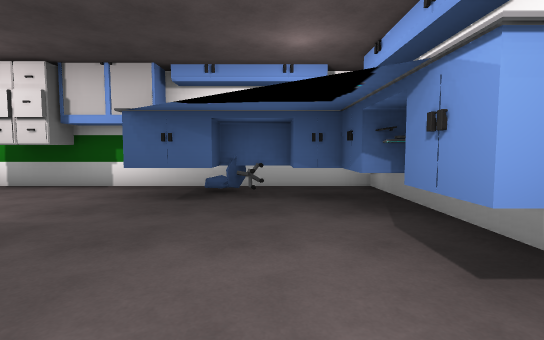
[1] (above)

24 first-person views from a walk through a Unity game level. The camera is 1.3 m above the floor, tilts 4° down and sees 85° across. The floor is counted in squares, 2 m on a side. Each view is taken from the middle of a square. On the plan, view 1 faces up. The plan holds only what a view shows up to about 9 squares ahead; the rest is blank. The place goes on beyond the plan. The player character is not drawn. Door leaves are left out, so doorways stand open.

[2]
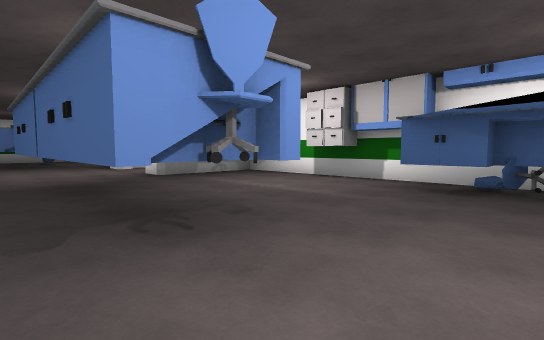

[3]
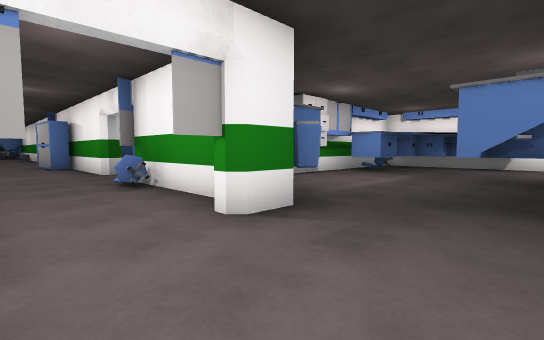

[4]
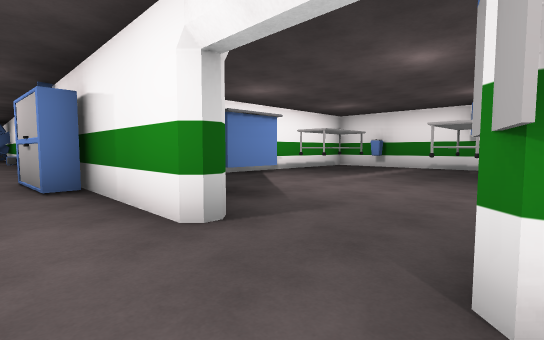

[5]
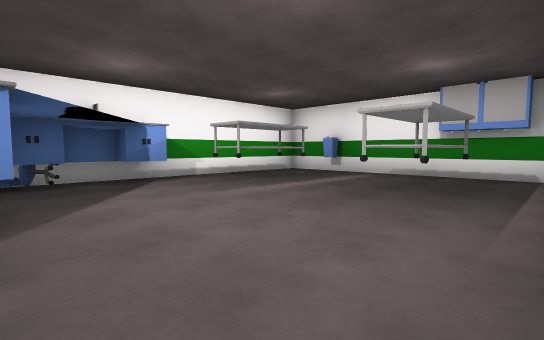

[6]
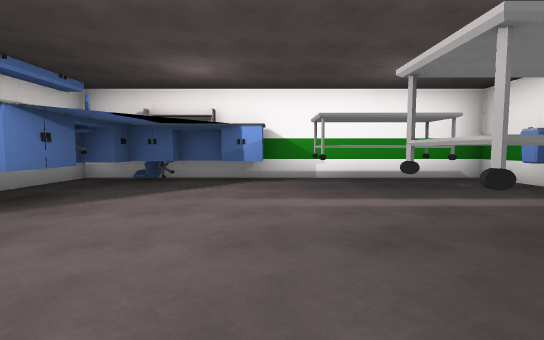

[7]
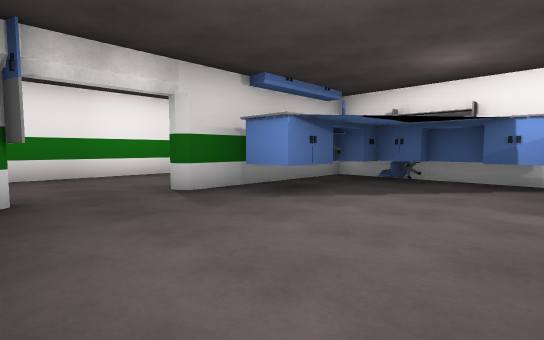

[8]
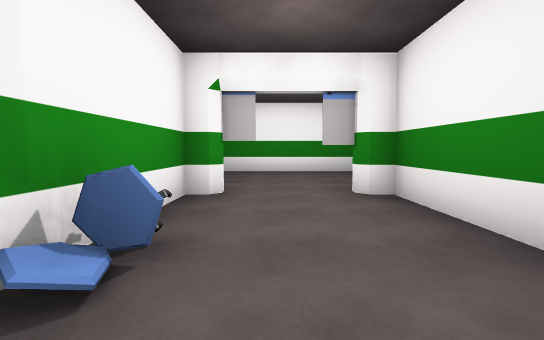

[9]
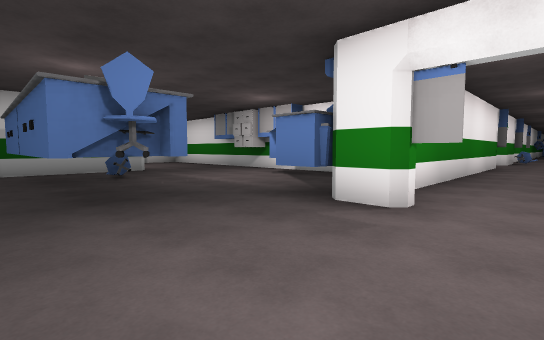

[10]
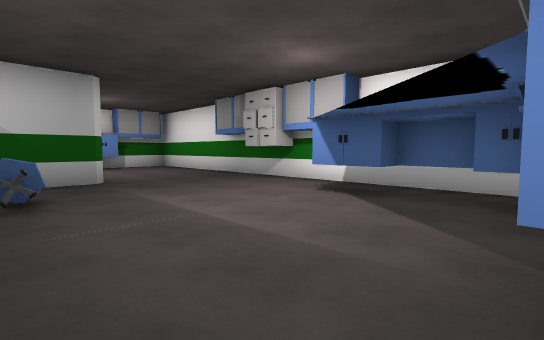

[11]
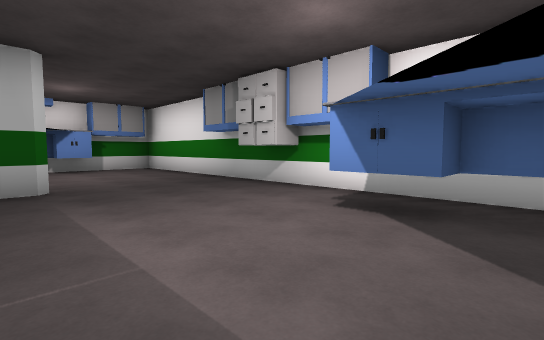

[12]
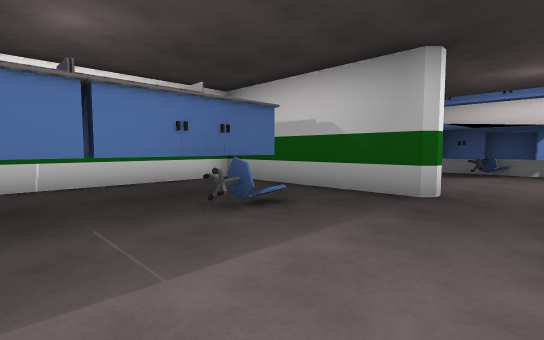

[13]
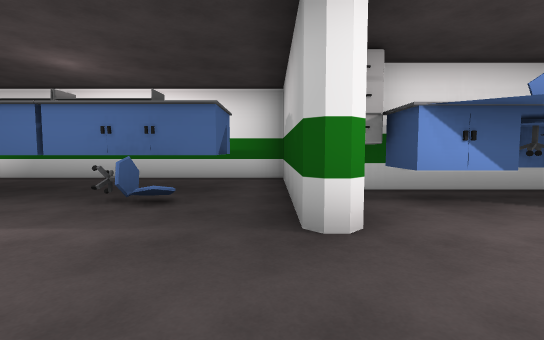

[14]
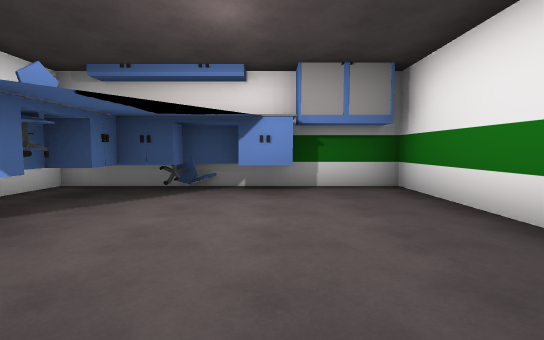

[15]
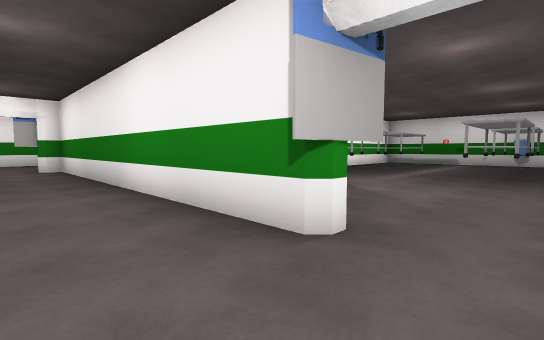

[16]
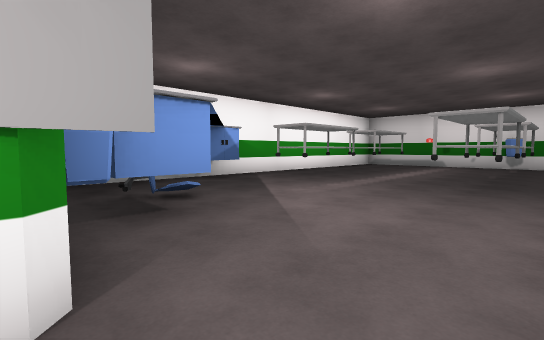

[17]
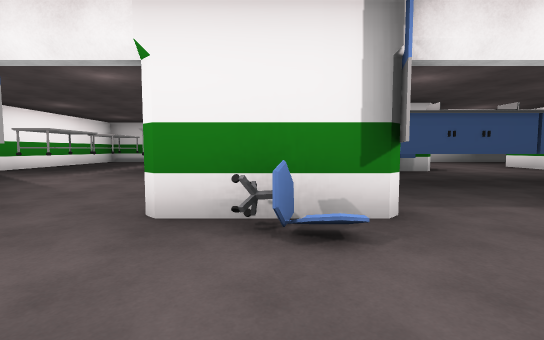

[18]
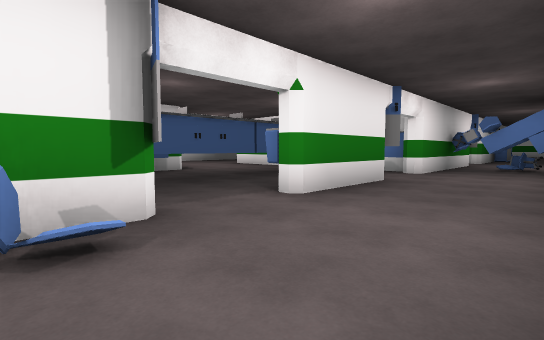

[19]
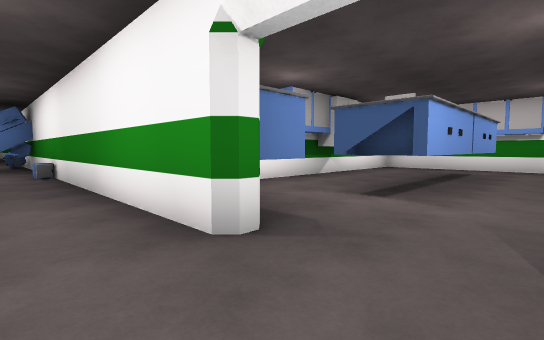

[20]
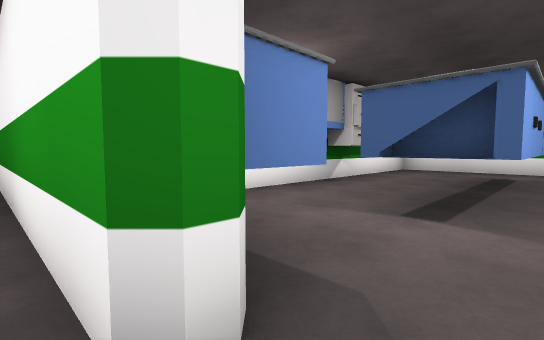

[21]
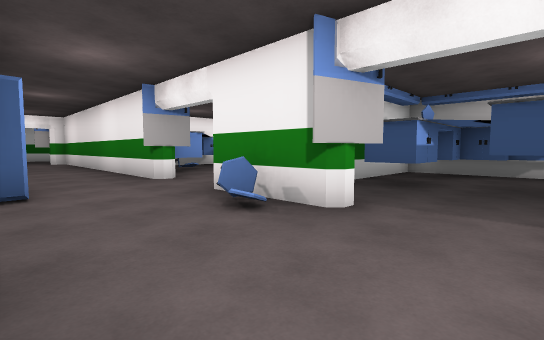

[22]
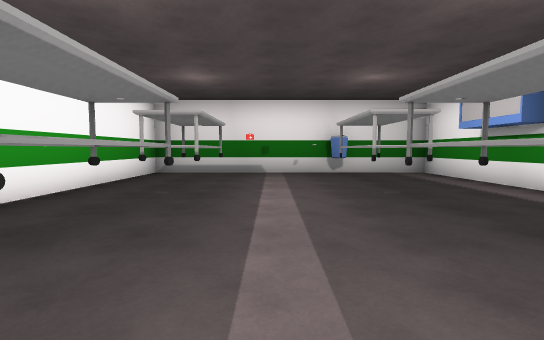

[23]
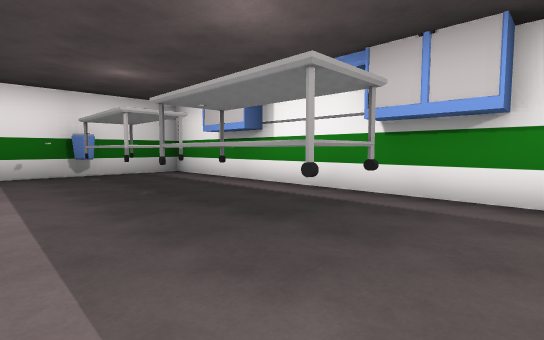

[24]
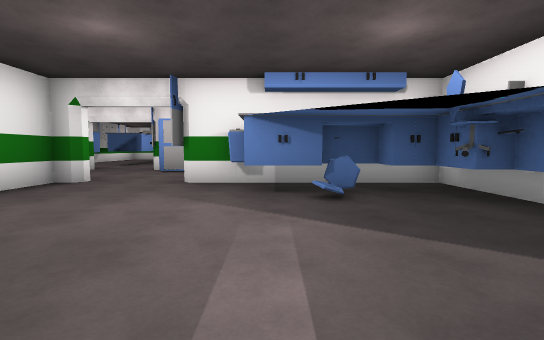

### Floor plan
Points are (right, up) in squares from view 1. A wall is a line through its corners. A room is listed if a view was taken in it or the views show most of it. See-through windows are left out.
Room 1 (views 1, 2, 3, 4, 5, 6, 7, 8, 9)
walls: (-4.4, 5.3) (-5.5, 5.3); (-7.7, 3.4) (-7.7, 6.1); (-8.1, 6.1) (-7.1, 6.4) (-8, 6.1); (-7.5, 2.3) (-8.1, 2.3); (-7.7, 8.4) (-7.7, 9.6); (-8.9, 2.5) (-8.2, 2.5) (-8.8, 2.5); (-10.4, 2.5) (-9.8, 2.5) (-10.2, 2.5); (-10.4, 2.3) (-11.1, 2.3); (1.8, 0.5) (1.8, 12.7) (-7.2, 12.7) (-7.2, 8.4); (-10.8, 9.4) (-10.8, 2.8) (-10.4, 2.8); (-12.4, -1.7) (-7.5, -1.7)
low walls: (-7.2, 4.5) (-7.2, 3.4)
ways out: opening at (-11.7, 0) to room 2; opening at (-9, 9) to room 3; open door at (-7.5, 8)
objects: other object (-12, 0); chair (-8, 5); bin (-7, 2); other object (-7, 3); other object (-6, 0); other object (-6, 5); other object (-6, 9) to (-6, 10); other object (-6, 12); table (-5, 0) to (-4, 0); chair (-5, 12); cabinet (-4, 5); other object (-4, 12); table (-3, 0); cabinet (-3, 5); chair (-2, 0); other object (-2, 4) to (1, 5); other object (-2, 8) to (0, 8); other object (-2, 11) to (0, 11); chair (0, 4); other object (1, 2); bin (1, 11)
Room 2 (views 10, 11, 12, 13, 14, 16, 22, 23, 24)
walls: (-16.8, 14.8) (-13.8, 14.8); (-15.1, 14.3) (-16.5, 14.3); (-20.1, 14.3) (-23.2, 14.3) (-23.2, 12.4); (-11.5, 11.9) (-10.4, 11.7); (-15.4, 6.3) (-23.2, 6.3); (-11.2, 14.3) (-12.5, 14.3); (-23.2, 8.6) (-23.2, 0.3) (-19.4, 0.3); (-11.5, 16.5) (-10.4, 16.1); (-11.3, 6.8) (-11.3, 11.8); (-23.2, 6.8) (-15.6, 6.8); (-18.3, 2.6) (-18.3, -1.7) (-12.4, -1.7)
low walls: (-16.8, 17.6) (-16.8, 14.8); (-12.6, 6.8) (-11.3, 6.8); (-16.8, 19.6) (-16.8, 18.8)
ways out: opening at (-11.7, 0) to room 1; opening at (-11, 12.5) to room 3; opening at (-11, 17) to room 3; open door at (-11, 14) to room 3; open door at (-11, 18) to room 3
objects: chair (-23, 2); bin (-23, 12); other object (-22, 1); other object (-21, 8) to (-20, 9); other object (-21, 12) to (-20, 12); other object (-20, 1); cabinet (-19, 1); other object (-19, 14) to (-17, 15); other object (-18, 8) to (-16, 9); other object (-18, 12) to (-16, 12); table (-17, 0) to (-15, 0); chair (-16, 1); other object (-16, 16) to (-16, 18); other object (-15, 5) to (-12, 6); other object (-15, 7); table (-14, 0) to (-13, 0); other object (-14, 7); other object (-14, 16) to (-13, 16); table (-14, 18) to (-14, 19); table (-14, 20) to (-14, 21); other object (-13, 7) to (-12, 8); bin (-12, 2); other object (-12, 3); chair (-12, 9); other object (-12, 10); bin (-12, 11); bin (-12, 19)
Room 3 (views 15, 17, 18, 19, 20, 21)
walls: (-7.7, 18.4) (-7.7, 24.4); (-7.7, 15.9) (-7.7, 16.5); (-10.8, 16.2) (-10.8, 13.9); (-10.8, 21.1) (-10.8, 18.4); (-10.5, 21.6) (-10.9, 21.3); (-10.8, 11.6) (-10.8, 9.4); (1, 18.7) (-4.9, 18.7); (-10.8, 25.1) (-10.8, 24.4); (-7.7, 9.6) (-7.7, 10.5); (1.8, 14.4) (1.8, 18)
ways out: opening at (-9, 9) to room 1; opening at (-11, 12.5) to room 2; opening at (-11, 17) to room 2; open door at (-11, 14) to room 2; open door at (-11, 18) to room 2; opening at (-7.5, 25)
objects: other object (-12, 24) to (-11, 24); chair (-10, 15); closet (-8, 11) to (-8, 13); bin (-8, 22); closet (-8, 25); other object (-7, 16) to (-7, 18); other object (-7, 25); table (-5, 16) to (-3, 16); table (-2, 16) to (-1, 16); other object (-2, 18)

Positions as (right, up) in squares from view 1, and headings:
1: (0, 0), facing up
2: (0, -1), facing up-left
3: (-10, 0), facing up-right
4: (-9, 6), facing up-right
5: (-6, 6), facing up-right
6: (-3, 6), facing up
7: (-3, 6), facing up-left
8: (-9, 7), facing down
9: (-9, -1), facing up-left
10: (-12, 1), facing up-left
11: (-13, 2), facing up-left
12: (-14, 4), facing down-left
13: (-18, 5), facing down
14: (-18, 4), facing left
15: (-9, 13), facing down-left
16: (-11, 13), facing down-left
17: (-8, 15), facing left
18: (-8, 15), facing up-left
19: (-9, 14), facing up-right
20: (-8, 15), facing up-right
21: (-8, 18), facing down-left
22: (-15, 10), facing left
23: (-15, 10), facing up-left
24: (-17, 10), facing right
